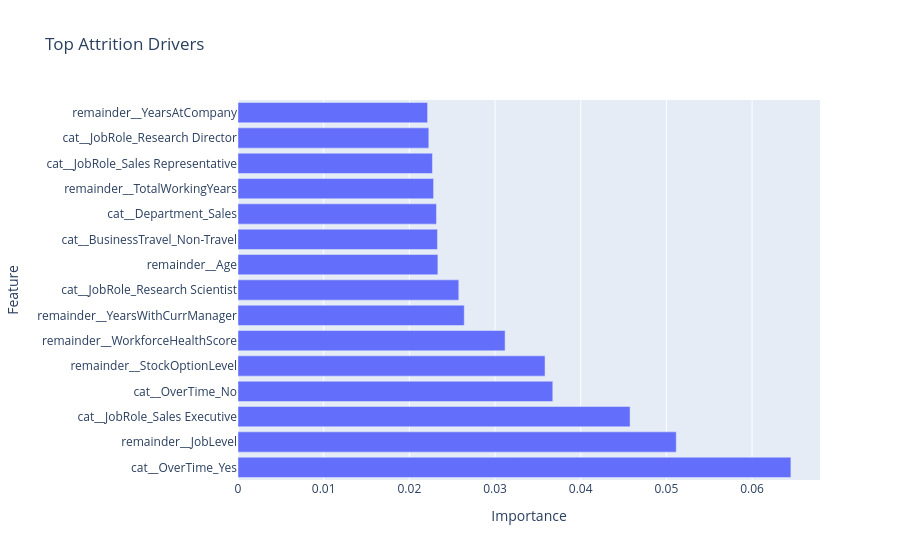

The cell this chart's notebook holds for it:
### Code cell
# Top attrition drivers
fig = px.bar(
    importance,
    x="Importance",
    y="Feature",
    orientation="h",
    title="Top Attrition Drivers"
)

fig.show()

### Figure 1 — Plotly figure (JSON) as saved in the notebook; plotly's stock layout.template omitted (floating-point values rounded to 4 significant figures)
{"data": [{"hovertemplate": "Importance=%{x}<br>Feature=%{y}<extra></extra>", "legendgroup": "", "marker": {"color": "#636efa", "pattern": {"shape": ""}}, "name": "", "orientation": "h", "showlegend": false, "textposition": "auto", "type": "bar", "x": [0.06453, 0.05115, 0.04576, 0.03674, 0.03583, 0.03117, 0.02641, 0.02577, 0.02333, 0.02328, 0.02317, 0.02283, 0.0227, 0.02227, 0.02213], "xaxis": "x", "y": ["cat__OverTime_Yes", "remainder__JobLevel", "cat__JobRole_Sales Executive", "cat__OverTime_No", "remainder__StockOptionLevel", "remainder__WorkforceHealthScore", "remainder__YearsWithCurrManager", "cat__JobRole_Research Scientist", "remainder__Age", "cat__BusinessTravel_Non-Travel", "cat__Department_Sales", "remainder__TotalWorkingYears", "cat__JobRole_Sales Representative", "cat__JobRole_Research Director", "remainder__YearsAtCompany"], "yaxis": "y"}], "layout": {"barmode": "relative", "legend": {"tracegroupgap": 0}, "title": {"text": "Top Attrition Drivers"}, "xaxis": {"anchor": "y", "domain": [0, 1], "title": {"text": "Importance"}}, "yaxis": {"anchor": "x", "domain": [0, 1], "title": {"text": "Feature"}}}}
